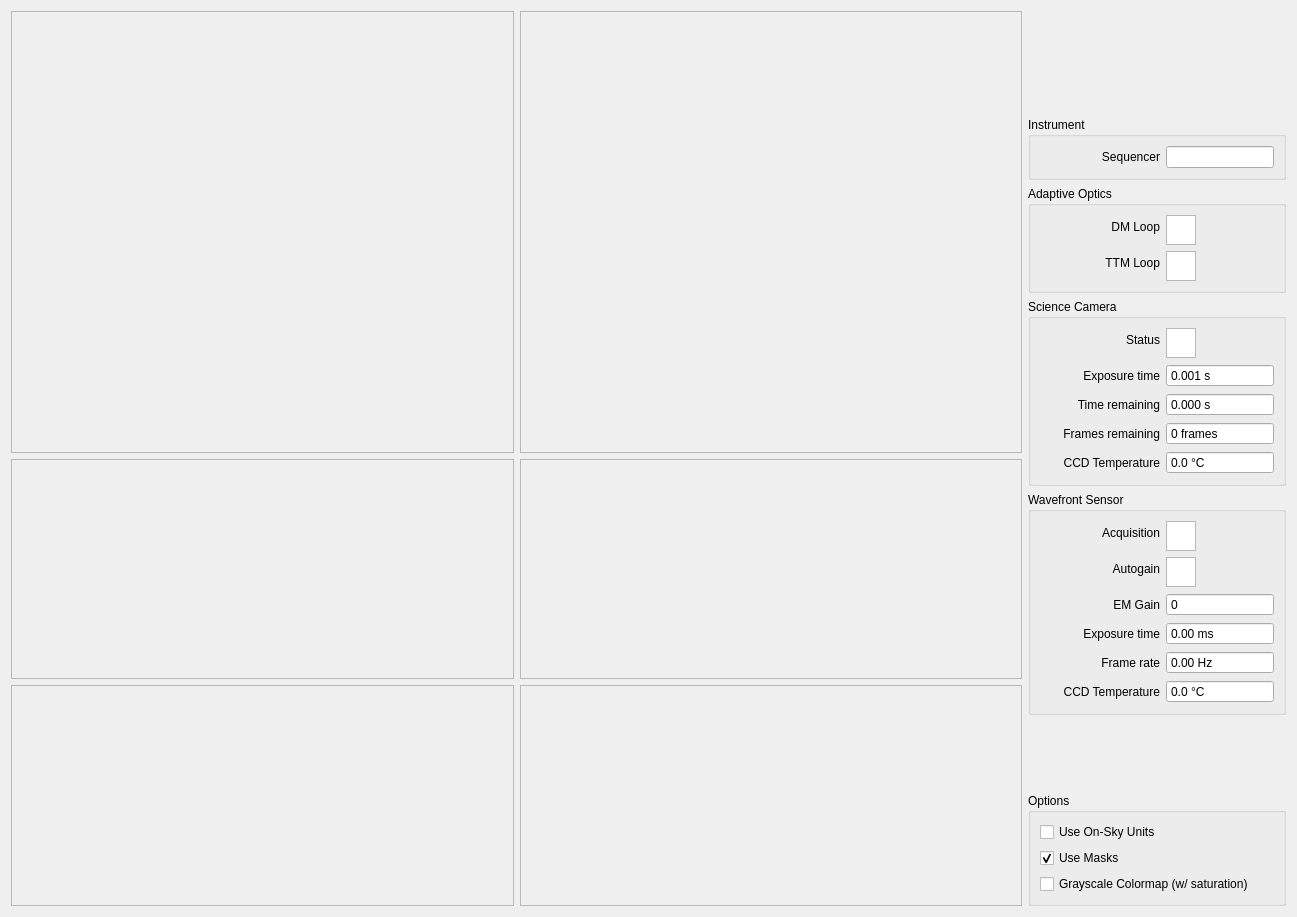
<?xml version="1.0" encoding="UTF-8"?>
<ui version="4.0">
 <class>MainWidget</class>
 <widget class="QWidget" name="MainWidget">
  <property name="geometry">
   <rect>
    <x>0</x>
    <y>0</y>
    <width>1297</width>
    <height>917</height>
   </rect>
  </property>
  <property name="windowTitle">
   <string>Main - KalAO</string>
  </property>
  <layout class="QGridLayout" name="gridLayout" rowstretch="2,1,1" columnstretch="1,1,0">
   <item row="2" column="0">
    <widget class="QFrame" name="dm_frame">
     <property name="frameShape">
      <enum>QFrame::StyledPanel</enum>
     </property>
     <property name="frameShadow">
      <enum>QFrame::Raised</enum>
     </property>
     <layout class="QGridLayout" name="gridLayout_3">
      <property name="leftMargin">
       <number>0</number>
      </property>
      <property name="topMargin">
       <number>0</number>
      </property>
      <property name="rightMargin">
       <number>0</number>
      </property>
      <property name="bottomMargin">
       <number>0</number>
      </property>
     </layout>
    </widget>
   </item>
   <item row="0" column="0">
    <widget class="QFrame" name="wfs_frame">
     <property name="frameShape">
      <enum>QFrame::StyledPanel</enum>
     </property>
     <property name="frameShadow">
      <enum>QFrame::Raised</enum>
     </property>
     <layout class="QGridLayout" name="gridLayout_2">
      <property name="leftMargin">
       <number>0</number>
      </property>
      <property name="topMargin">
       <number>0</number>
      </property>
      <property name="rightMargin">
       <number>0</number>
      </property>
      <property name="bottomMargin">
       <number>0</number>
      </property>
     </layout>
    </widget>
   </item>
   <item row="2" column="1">
    <widget class="QFrame" name="ttm_frame">
     <property name="frameShape">
      <enum>QFrame::StyledPanel</enum>
     </property>
     <property name="frameShadow">
      <enum>QFrame::Raised</enum>
     </property>
     <layout class="QGridLayout" name="gridLayout_6">
      <property name="leftMargin">
       <number>0</number>
      </property>
      <property name="topMargin">
       <number>0</number>
      </property>
      <property name="rightMargin">
       <number>0</number>
      </property>
      <property name="bottomMargin">
       <number>0</number>
      </property>
     </layout>
    </widget>
   </item>
   <item row="0" column="2" rowspan="3">
    <layout class="QVBoxLayout" name="side_layout">
     <item alignment="Qt::AlignHCenter|Qt::AlignVCenter">
      <widget class="KSvgWidget" name="logo_label" native="true">
       <property name="minimumSize">
        <size>
         <width>250</width>
         <height>100</height>
        </size>
       </property>
       <property name="maximumSize">
        <size>
         <width>250</width>
         <height>100</height>
        </size>
       </property>
      </widget>
     </item>
     <item>
      <widget class="QGroupBox" name="instrument_groupbox">
       <property name="title">
        <string>Instrument</string>
       </property>
       <layout class="QFormLayout" name="formLayout_4">
        <item row="0" column="0">
         <widget class="QLabel" name="sequencer_label">
          <property name="minimumSize">
           <size>
            <width>120</width>
            <height>0</height>
           </size>
          </property>
          <property name="maximumSize">
           <size>
            <width>120</width>
            <height>16777215</height>
           </size>
          </property>
          <property name="text">
           <string>Sequencer</string>
          </property>
          <property name="alignment">
           <set>Qt::AlignRight|Qt::AlignTrailing|Qt::AlignVCenter</set>
          </property>
         </widget>
        </item>
        <item row="0" column="1">
         <widget class="QLineEdit" name="sequencer_lineedit">
          <property name="text">
           <string/>
          </property>
          <property name="readOnly">
           <bool>true</bool>
          </property>
         </widget>
        </item>
       </layout>
      </widget>
     </item>
     <item>
      <widget class="QGroupBox" name="ao_groupbox">
       <property name="title">
        <string>Adaptive Optics</string>
       </property>
       <layout class="QFormLayout" name="formLayout_3">
        <item row="0" column="0">
         <widget class="QLabel" name="dmloop_label">
          <property name="minimumSize">
           <size>
            <width>120</width>
            <height>0</height>
           </size>
          </property>
          <property name="maximumSize">
           <size>
            <width>120</width>
            <height>16777215</height>
           </size>
          </property>
          <property name="text">
           <string>DM Loop</string>
          </property>
          <property name="alignment">
           <set>Qt::AlignRight|Qt::AlignTrailing|Qt::AlignVCenter</set>
          </property>
         </widget>
        </item>
        <item row="0" column="1">
         <widget class="KStatusIndicator" name="dmloop_indicator">
          <property name="sizePolicy">
           <sizepolicy hsizetype="Fixed" vsizetype="Fixed">
            <horstretch>0</horstretch>
            <verstretch>0</verstretch>
           </sizepolicy>
          </property>
          <property name="minimumSize">
           <size>
            <width>30</width>
            <height>30</height>
           </size>
          </property>
          <property name="maximumSize">
           <size>
            <width>30</width>
            <height>30</height>
           </size>
          </property>
         </widget>
        </item>
        <item row="1" column="0">
         <widget class="QLabel" name="ttmloop_label">
          <property name="minimumSize">
           <size>
            <width>120</width>
            <height>0</height>
           </size>
          </property>
          <property name="maximumSize">
           <size>
            <width>120</width>
            <height>16777215</height>
           </size>
          </property>
          <property name="text">
           <string>TTM Loop</string>
          </property>
          <property name="alignment">
           <set>Qt::AlignRight|Qt::AlignTrailing|Qt::AlignVCenter</set>
          </property>
         </widget>
        </item>
        <item row="1" column="1">
         <widget class="KStatusIndicator" name="ttmloop_indicator">
          <property name="sizePolicy">
           <sizepolicy hsizetype="Fixed" vsizetype="Fixed">
            <horstretch>0</horstretch>
            <verstretch>0</verstretch>
           </sizepolicy>
          </property>
          <property name="minimumSize">
           <size>
            <width>30</width>
            <height>30</height>
           </size>
          </property>
          <property name="maximumSize">
           <size>
            <width>30</width>
            <height>30</height>
           </size>
          </property>
         </widget>
        </item>
       </layout>
      </widget>
     </item>
     <item>
      <widget class="QGroupBox" name="camera_groupbox">
       <property name="title">
        <string>Science Camera</string>
       </property>
       <layout class="QFormLayout" name="formLayout_2">
        <item row="0" column="0">
         <widget class="QLabel" name="camera_status_label">
          <property name="minimumSize">
           <size>
            <width>120</width>
            <height>0</height>
           </size>
          </property>
          <property name="maximumSize">
           <size>
            <width>120</width>
            <height>16777215</height>
           </size>
          </property>
          <property name="text">
           <string>Status</string>
          </property>
          <property name="alignment">
           <set>Qt::AlignRight|Qt::AlignTrailing|Qt::AlignVCenter</set>
          </property>
         </widget>
        </item>
        <item row="0" column="1">
         <widget class="KStatusIndicator" name="cameras_status_indicator">
          <property name="sizePolicy">
           <sizepolicy hsizetype="Fixed" vsizetype="Fixed">
            <horstretch>0</horstretch>
            <verstretch>0</verstretch>
           </sizepolicy>
          </property>
          <property name="minimumSize">
           <size>
            <width>30</width>
            <height>30</height>
           </size>
          </property>
          <property name="maximumSize">
           <size>
            <width>30</width>
            <height>30</height>
           </size>
          </property>
         </widget>
        </item>
        <item row="1" column="0">
         <widget class="QLabel" name="camera_exposure_time_label">
          <property name="minimumSize">
           <size>
            <width>120</width>
            <height>0</height>
           </size>
          </property>
          <property name="maximumSize">
           <size>
            <width>120</width>
            <height>16777215</height>
           </size>
          </property>
          <property name="text">
           <string>Exposure time</string>
          </property>
          <property name="alignment">
           <set>Qt::AlignRight|Qt::AlignTrailing|Qt::AlignVCenter</set>
          </property>
         </widget>
        </item>
        <item row="1" column="1">
         <widget class="KNaNDoubleSpinbox" name="camera_exposure_time_spinbox">
          <property name="readOnly">
           <bool>true</bool>
          </property>
          <property name="buttonSymbols">
           <enum>QAbstractSpinBox::NoButtons</enum>
          </property>
          <property name="keyboardTracking">
           <bool>false</bool>
          </property>
          <property name="suffix">
           <string> s</string>
          </property>
          <property name="decimals">
           <number>3</number>
          </property>
          <property name="minimum">
           <double>0.001000000000000</double>
          </property>
          <property name="maximum">
           <double>99999999.000000000000000</double>
          </property>
         </widget>
        </item>
        <item row="2" column="0">
         <widget class="QLabel" name="camera_remaining_time_label">
          <property name="minimumSize">
           <size>
            <width>120</width>
            <height>0</height>
           </size>
          </property>
          <property name="maximumSize">
           <size>
            <width>120</width>
            <height>16777215</height>
           </size>
          </property>
          <property name="text">
           <string>Time remaining</string>
          </property>
          <property name="alignment">
           <set>Qt::AlignRight|Qt::AlignTrailing|Qt::AlignVCenter</set>
          </property>
         </widget>
        </item>
        <item row="2" column="1">
         <widget class="KNaNDoubleSpinbox" name="camera_remaining_time_spinbox">
          <property name="readOnly">
           <bool>true</bool>
          </property>
          <property name="buttonSymbols">
           <enum>QAbstractSpinBox::NoButtons</enum>
          </property>
          <property name="keyboardTracking">
           <bool>false</bool>
          </property>
          <property name="suffix">
           <string> s</string>
          </property>
          <property name="decimals">
           <number>3</number>
          </property>
          <property name="minimum">
           <double>0.000000000000000</double>
          </property>
          <property name="maximum">
           <double>99999999.000000000000000</double>
          </property>
         </widget>
        </item>
        <item row="3" column="0">
         <widget class="QLabel" name="camera_remaining_frames_label">
          <property name="minimumSize">
           <size>
            <width>120</width>
            <height>0</height>
           </size>
          </property>
          <property name="maximumSize">
           <size>
            <width>120</width>
            <height>16777215</height>
           </size>
          </property>
          <property name="text">
           <string>Frames remaining</string>
          </property>
          <property name="alignment">
           <set>Qt::AlignRight|Qt::AlignTrailing|Qt::AlignVCenter</set>
          </property>
         </widget>
        </item>
        <item row="3" column="1">
         <widget class="QSpinBox" name="camera_remaining_frames_spinbox">
          <property name="readOnly">
           <bool>true</bool>
          </property>
          <property name="buttonSymbols">
           <enum>QAbstractSpinBox::NoButtons</enum>
          </property>
          <property name="keyboardTracking">
           <bool>false</bool>
          </property>
          <property name="suffix">
           <string> frames</string>
          </property>
          <property name="minimum">
           <number>-1</number>
          </property>
          <property name="maximum">
           <number>9999</number>
          </property>
         </widget>
        </item>
        <item row="4" column="0">
         <widget class="QLabel" name="camera_ccd_temperature_label">
          <property name="minimumSize">
           <size>
            <width>120</width>
            <height>0</height>
           </size>
          </property>
          <property name="maximumSize">
           <size>
            <width>120</width>
            <height>16777215</height>
           </size>
          </property>
          <property name="text">
           <string>CCD Temperature</string>
          </property>
          <property name="alignment">
           <set>Qt::AlignRight|Qt::AlignTrailing|Qt::AlignVCenter</set>
          </property>
         </widget>
        </item>
        <item row="4" column="1">
         <widget class="KNaNDoubleSpinbox" name="camera_ccd_temperature_spinbox">
          <property name="readOnly">
           <bool>true</bool>
          </property>
          <property name="buttonSymbols">
           <enum>QAbstractSpinBox::NoButtons</enum>
          </property>
          <property name="keyboardTracking">
           <bool>false</bool>
          </property>
          <property name="suffix">
           <string> °C</string>
          </property>
          <property name="decimals">
           <number>1</number>
          </property>
          <property name="minimum">
           <double>-100.000000000000000</double>
          </property>
          <property name="maximum">
           <double>100.000000000000000</double>
          </property>
         </widget>
        </item>
       </layout>
      </widget>
     </item>
     <item>
      <widget class="QGroupBox" name="wfs_groupbox">
       <property name="title">
        <string>Wavefront Sensor</string>
       </property>
       <layout class="QFormLayout" name="formLayout">
        <item row="0" column="0">
         <widget class="QLabel" name="wfs_acquisition_label">
          <property name="minimumSize">
           <size>
            <width>120</width>
            <height>0</height>
           </size>
          </property>
          <property name="maximumSize">
           <size>
            <width>120</width>
            <height>16777215</height>
           </size>
          </property>
          <property name="text">
           <string>Acquisition</string>
          </property>
          <property name="alignment">
           <set>Qt::AlignRight|Qt::AlignTrailing|Qt::AlignVCenter</set>
          </property>
         </widget>
        </item>
        <item row="0" column="1">
         <widget class="KStatusIndicator" name="wfs_acquisition_indicator">
          <property name="sizePolicy">
           <sizepolicy hsizetype="Fixed" vsizetype="Fixed">
            <horstretch>0</horstretch>
            <verstretch>0</verstretch>
           </sizepolicy>
          </property>
          <property name="minimumSize">
           <size>
            <width>30</width>
            <height>30</height>
           </size>
          </property>
          <property name="maximumSize">
           <size>
            <width>30</width>
            <height>30</height>
           </size>
          </property>
         </widget>
        </item>
        <item row="1" column="0">
         <widget class="QLabel" name="wfs_autogain_label">
          <property name="minimumSize">
           <size>
            <width>120</width>
            <height>0</height>
           </size>
          </property>
          <property name="maximumSize">
           <size>
            <width>120</width>
            <height>16777215</height>
           </size>
          </property>
          <property name="text">
           <string>Autogain</string>
          </property>
          <property name="alignment">
           <set>Qt::AlignRight|Qt::AlignTrailing|Qt::AlignVCenter</set>
          </property>
         </widget>
        </item>
        <item row="1" column="1">
         <widget class="KStatusIndicator" name="wfs_autogain_indicator">
          <property name="sizePolicy">
           <sizepolicy hsizetype="Fixed" vsizetype="Fixed">
            <horstretch>0</horstretch>
            <verstretch>0</verstretch>
           </sizepolicy>
          </property>
          <property name="minimumSize">
           <size>
            <width>30</width>
            <height>30</height>
           </size>
          </property>
          <property name="maximumSize">
           <size>
            <width>30</width>
            <height>30</height>
           </size>
          </property>
         </widget>
        </item>
        <item row="2" column="0">
         <widget class="QLabel" name="wfs_emgain_label">
          <property name="minimumSize">
           <size>
            <width>120</width>
            <height>0</height>
           </size>
          </property>
          <property name="maximumSize">
           <size>
            <width>120</width>
            <height>16777215</height>
           </size>
          </property>
          <property name="text">
           <string>EM Gain</string>
          </property>
          <property name="alignment">
           <set>Qt::AlignRight|Qt::AlignTrailing|Qt::AlignVCenter</set>
          </property>
         </widget>
        </item>
        <item row="2" column="1">
         <widget class="QSpinBox" name="wfs_emgain_spinbox">
          <property name="readOnly">
           <bool>true</bool>
          </property>
          <property name="buttonSymbols">
           <enum>QAbstractSpinBox::NoButtons</enum>
          </property>
          <property name="keyboardTracking">
           <bool>false</bool>
          </property>
          <property name="suffix">
           <string/>
          </property>
          <property name="minimum">
           <number>-1</number>
          </property>
          <property name="maximum">
           <number>9999</number>
          </property>
         </widget>
        </item>
        <item row="3" column="0">
         <widget class="QLabel" name="wfs_exposuretime_label">
          <property name="minimumSize">
           <size>
            <width>120</width>
            <height>0</height>
           </size>
          </property>
          <property name="maximumSize">
           <size>
            <width>120</width>
            <height>16777215</height>
           </size>
          </property>
          <property name="text">
           <string>Exposure time</string>
          </property>
          <property name="alignment">
           <set>Qt::AlignRight|Qt::AlignTrailing|Qt::AlignVCenter</set>
          </property>
         </widget>
        </item>
        <item row="3" column="1">
         <widget class="KNaNDoubleSpinbox" name="wfs_exposuretime_spinbox">
          <property name="readOnly">
           <bool>true</bool>
          </property>
          <property name="buttonSymbols">
           <enum>QAbstractSpinBox::NoButtons</enum>
          </property>
          <property name="keyboardTracking">
           <bool>false</bool>
          </property>
          <property name="suffix">
           <string> ms</string>
          </property>
          <property name="decimals">
           <number>2</number>
          </property>
          <property name="minimum">
           <double>0.000000000000000</double>
          </property>
          <property name="maximum">
           <double>99999999.000000000000000</double>
          </property>
         </widget>
        </item>
        <item row="4" column="0">
         <widget class="QLabel" name="wfs_framerate_label">
          <property name="minimumSize">
           <size>
            <width>120</width>
            <height>0</height>
           </size>
          </property>
          <property name="maximumSize">
           <size>
            <width>120</width>
            <height>16777215</height>
           </size>
          </property>
          <property name="text">
           <string>Frame rate</string>
          </property>
          <property name="alignment">
           <set>Qt::AlignRight|Qt::AlignTrailing|Qt::AlignVCenter</set>
          </property>
         </widget>
        </item>
        <item row="4" column="1">
         <widget class="KNaNDoubleSpinbox" name="wfs_framerate_spinbox">
          <property name="readOnly">
           <bool>true</bool>
          </property>
          <property name="buttonSymbols">
           <enum>QAbstractSpinBox::NoButtons</enum>
          </property>
          <property name="keyboardTracking">
           <bool>false</bool>
          </property>
          <property name="suffix">
           <string> Hz</string>
          </property>
          <property name="decimals">
           <number>2</number>
          </property>
          <property name="minimum">
           <double>0.000000000000000</double>
          </property>
          <property name="maximum">
           <double>10000.000000000000000</double>
          </property>
         </widget>
        </item>
        <item row="5" column="0">
         <widget class="QLabel" name="wfs_ccd_temperature_label">
          <property name="minimumSize">
           <size>
            <width>120</width>
            <height>0</height>
           </size>
          </property>
          <property name="maximumSize">
           <size>
            <width>120</width>
            <height>16777215</height>
           </size>
          </property>
          <property name="text">
           <string>CCD Temperature</string>
          </property>
          <property name="alignment">
           <set>Qt::AlignRight|Qt::AlignTrailing|Qt::AlignVCenter</set>
          </property>
         </widget>
        </item>
        <item row="5" column="1">
         <widget class="KNaNDoubleSpinbox" name="wfs_ccd_temperature_spinbox">
          <property name="readOnly">
           <bool>true</bool>
          </property>
          <property name="buttonSymbols">
           <enum>QAbstractSpinBox::NoButtons</enum>
          </property>
          <property name="keyboardTracking">
           <bool>false</bool>
          </property>
          <property name="suffix">
           <string> °C</string>
          </property>
          <property name="decimals">
           <number>1</number>
          </property>
          <property name="minimum">
           <double>-100.000000000000000</double>
          </property>
          <property name="maximum">
           <double>100.000000000000000</double>
          </property>
         </widget>
        </item>
       </layout>
      </widget>
     </item>
     <item>
      <spacer name="verticalSpacer">
       <property name="orientation">
        <enum>Qt::Vertical</enum>
       </property>
       <property name="sizeHint" stdset="0">
        <size>
         <width>20</width>
         <height>40</height>
        </size>
       </property>
      </spacer>
     </item>
     <item>
      <widget class="QGroupBox" name="options_groupbox">
       <property name="title">
        <string>Options</string>
       </property>
       <layout class="QVBoxLayout" name="verticalLayout_7">
        <item>
         <widget class="QCheckBox" name="onsky_checkbox">
          <property name="text">
           <string>Use On-Sky Units</string>
          </property>
         </widget>
        </item>
        <item>
         <widget class="QCheckBox" name="masks_checkbox">
          <property name="text">
           <string>Use Masks</string>
          </property>
          <property name="checked">
           <bool>true</bool>
          </property>
         </widget>
        </item>
        <item>
         <widget class="QCheckBox" name="colormap_checkbox">
          <property name="text">
           <string>Grayscale Colormap (w/ saturation)</string>
          </property>
         </widget>
        </item>
       </layout>
      </widget>
     </item>
    </layout>
   </item>
   <item row="0" column="1">
    <widget class="QFrame" name="camera_frame">
     <property name="frameShape">
      <enum>QFrame::StyledPanel</enum>
     </property>
     <property name="frameShadow">
      <enum>QFrame::Raised</enum>
     </property>
     <layout class="QGridLayout" name="gridLayout_7">
      <property name="leftMargin">
       <number>0</number>
      </property>
      <property name="topMargin">
       <number>0</number>
      </property>
      <property name="rightMargin">
       <number>0</number>
      </property>
      <property name="bottomMargin">
       <number>0</number>
      </property>
     </layout>
    </widget>
   </item>
   <item row="1" column="0">
    <widget class="QFrame" name="flux_frame">
     <property name="frameShape">
      <enum>QFrame::StyledPanel</enum>
     </property>
     <property name="frameShadow">
      <enum>QFrame::Raised</enum>
     </property>
     <layout class="QGridLayout" name="gridLayout_5">
      <property name="leftMargin">
       <number>0</number>
      </property>
      <property name="topMargin">
       <number>0</number>
      </property>
      <property name="rightMargin">
       <number>0</number>
      </property>
      <property name="bottomMargin">
       <number>0</number>
      </property>
     </layout>
    </widget>
   </item>
   <item row="1" column="1">
    <widget class="QFrame" name="slopes_frame">
     <property name="frameShape">
      <enum>QFrame::StyledPanel</enum>
     </property>
     <property name="frameShadow">
      <enum>QFrame::Raised</enum>
     </property>
     <layout class="QGridLayout" name="gridLayout_4">
      <property name="leftMargin">
       <number>0</number>
      </property>
      <property name="topMargin">
       <number>0</number>
      </property>
      <property name="rightMargin">
       <number>0</number>
      </property>
      <property name="bottomMargin">
       <number>0</number>
      </property>
     </layout>
    </widget>
   </item>
  </layout>
 </widget>
 <customwidgets>
  <customwidget>
   <class>KStatusIndicator</class>
   <extends>QGraphicsView</extends>
   <header>kalao</header>
  </customwidget>
  <customwidget>
   <class>KSvgWidget</class>
   <extends>QWidget</extends>
   <header>kalao</header>
   <container>1</container>
  </customwidget>
  <customwidget>
   <class>KNaNDoubleSpinbox</class>
   <extends>QDoubleSpinBox</extends>
   <header>kalao</header>
  </customwidget>
 </customwidgets>
 <resources/>
 <connections/>
</ui>
